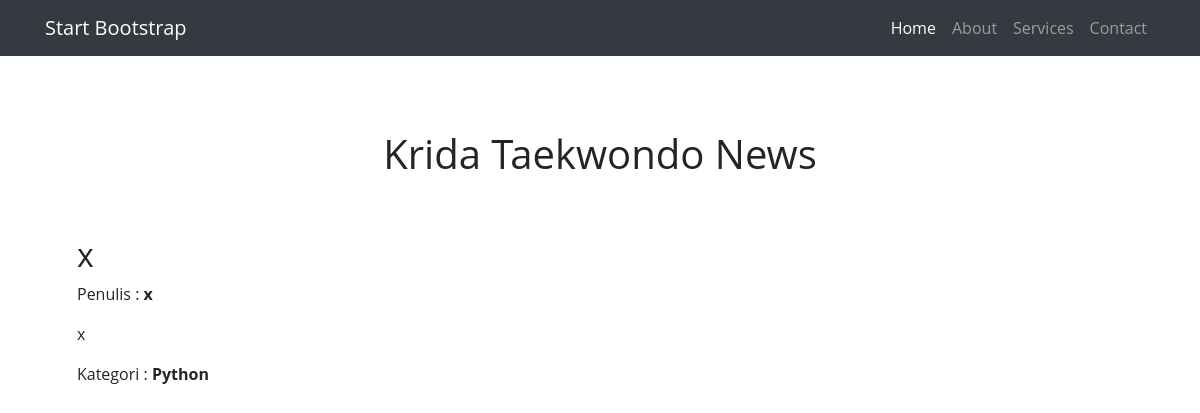
The page /blog/ on the database as committed earlier.
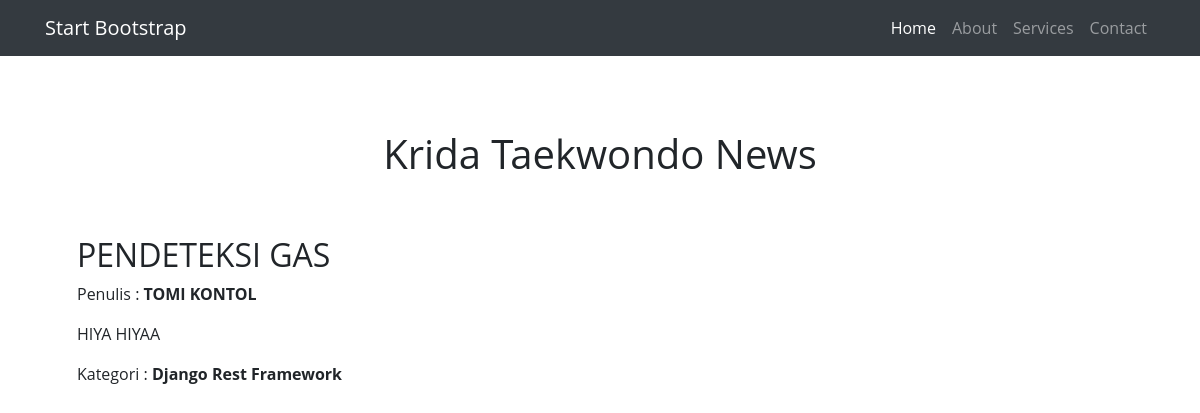
The same page on the database as committed later.
### zwinkle/models.py (models this page shows)
class PostModel(models.Model):
    judul   = models.CharField(max_length=100)
    penulis   = models.CharField(max_length=100)
    isi   = models.CharField(max_length=1000)
    kategori   = models.CharField(
        max_length=100,
        choices=CHOICES,
        default=1,
    )
    def __str__(self):
        return "{}.{}".format(self.id,self.judul)

### zwinkle/views.py (the view)
# urls.py: path('', views.home_post, name="blog"),
def home_post(request):
    PostTemp = PostModel.objects.all()
    print(PostTemp)
    context = {
        'page_title':'Krida Taekwondo News',
        'PostView':PostTemp,
    }
    return render(request, 'base_post.html', context)

### zwinkle/templates/base_post.html (shortened to what this page needs)
<!DOCTYPE html>
<html lang="en">
  <head>
    <link rel="stylesheet" href="https://stackpath.bootstrapcdn.com/bootstrap/4.2.1/css/bootstrap.min.css">
  </head>
  <body>
    <nav class="navbar navbar-expand-lg navbar-dark bg-dark static-top">
      <div class="container">
        <a class="navbar-brand" href="{% url 'rumah' %}">Start Bootstrap</a>
        <div class="collapse navbar-collapse" id="navbarResponsive">
          <ul class="navbar-nav ml-auto">
            <li class="nav-item active">
              <a class="nav-link" href="#">Home
              </a>
            </li>
            <li class="nav-item">
              <a class="nav-link" href="#">About</a>
            </li>
            <li class="nav-item">
              <a class="nav-link" href="#">Services</a>
            </li>
            <li class="nav-item">
              <a class="nav-link" href="#">Contact</a>
            </li>
          </ul>
        </div>
      </div>
    </nav>
{% block content %}
    <div class="container" style="padding-top:10px">
        <div class="jumbotron vertical-center" style="background:inherit">
          <h1 style="text-align:center">{{page_title}}</h1>
            <form method="post" >
                {% for post in PostView %}
                    <h2 style="padding-top:50px">{{post.judul}}</h2>
                <p>Penulis : <b>{{post.penulis}}</b></p>
                    <p style="text-align:justify">{{post.isi}}</p>
                <p >Kategori : <b>{{post.kategori}}</b></p>
                {% endfor%}
            </form>
      </div>
    </div>
{% endblock %}
  </body>
</html>

Rows that differ between the two databases and show on the page:
removed PostModel: judul "x", penulis "x", isi "x", kategori "Python"
added PostModel: judul "PENDETEKSI GAS", penulis "TOMI KONTOL", isi "HIYA HIYAA", kategori "Django Rest Framework"
